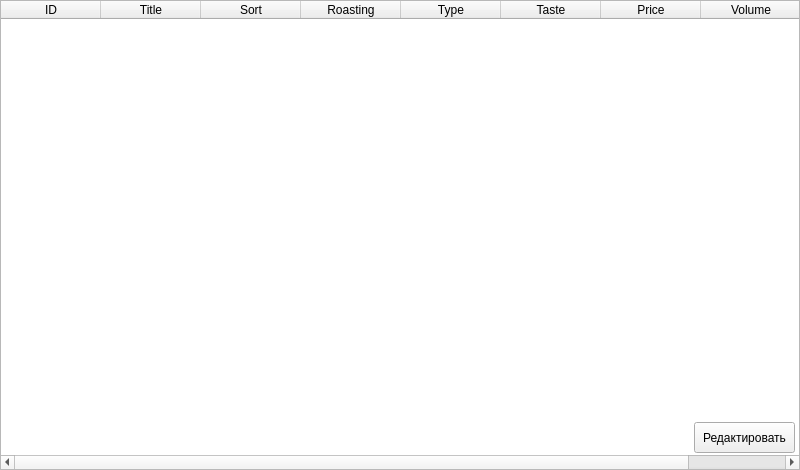
<?xml version="1.0" encoding="UTF-8"?>
<ui version="4.0">
 <class>Espresso</class>
 <widget class="QWidget" name="Espresso">
  <property name="geometry">
   <rect>
    <x>0</x>
    <y>0</y>
    <width>800</width>
    <height>470</height>
   </rect>
  </property>
  <property name="windowTitle">
   <string>Form</string>
  </property>
  <widget class="QTableWidget" name="table">
   <property name="geometry">
    <rect>
     <x>0</x>
     <y>0</y>
     <width>800</width>
     <height>470</height>
    </rect>
   </property>
   <column>
    <property name="text">
     <string>ID</string>
    </property>
   </column>
   <column>
    <property name="text">
     <string>Title</string>
    </property>
   </column>
   <column>
    <property name="text">
     <string>Sort</string>
    </property>
   </column>
   <column>
    <property name="text">
     <string>Roasting</string>
    </property>
   </column>
   <column>
    <property name="text">
     <string>Type</string>
    </property>
   </column>
   <column>
    <property name="text">
     <string>Taste</string>
    </property>
   </column>
   <column>
    <property name="text">
     <string>Price</string>
    </property>
   </column>
   <column>
    <property name="text">
     <string>Volume</string>
    </property>
   </column>
  </widget>
  <widget class="QPushButton" name="btnEdit">
   <property name="geometry">
    <rect>
     <x>694</x>
     <y>422</y>
     <width>101</width>
     <height>31</height>
    </rect>
   </property>
   <property name="text">
    <string>Редактировать</string>
   </property>
  </widget>
 </widget>
 <resources/>
 <connections/>
</ui>
